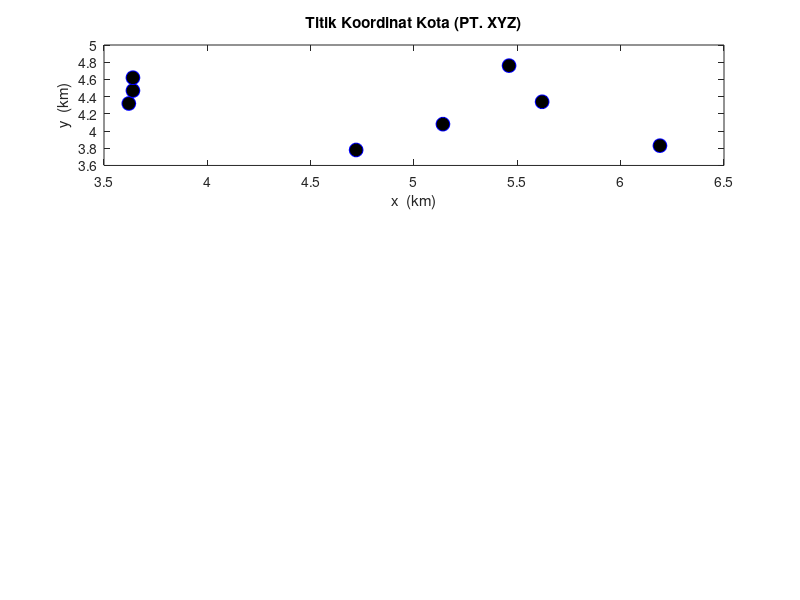

This figure's MATLAB source: (Note: this script raises an error after producing the figure.)
%**************************************************************************
%                 VRP Problem Using ACO cluster 8
% -------------------------------------------------------------------------
% By     : Gita Anggita Lestari
% Contact: gitaanggitalstr@gmail.com             Last update: sept 13, 2019
% -------------------------------------------------------------------------                             
% This program is developed to find shortest path (minimum cost)between
% some cities. 
% 
% There are 4  parts in this program:
% 1.Main program of ACO (myaco.m)
% 2.Function to generate solution (ant_tour.m)
% 3.Function to calculate the cost (distance) (calculate_cost.m)
% 4.Function to update the traces (update_the_trace.m)
%**************************************************************************
 
%**************************************************************************
%                   The Program Start Here                    
%*------------------------------------------------------------------------
% function myaco(num_of_nodes,num_of_ants, max_iteration)
function myaco()
% inputs
miter=1000; % banyak iterasi
m=2; % banyak semut
n=8; %jumlah kotas
% parameters
e=0.6;            % evaporation coefficient.
alpha=1;          % effect of ants' sight.
beta=12;           % trace's effect.
t=0.02*ones(n); % primary tracing.
el=.97;           % common cost elimination. 
% -------------------------------------------------------------------------
% Generate coordinates of cities and plot
% for i=1:n
%     x(i)=rand*20;
%     y(i)=rand*20;
% end    

% matrix coordinates of cities cluster 8
map_index=[34	37	38	42	45	46	49	58];
map_x=[6.19	5.14	5.62	4.72	5.46	3.62	3.64	3.64];
map_y=[3.83	4.08	4.34	3.78	4.76	4.32	4.47	4.62];
node=[map_index;map_x;map_y];
% Generate coordinates of cities and plot
for i=1:n
    x(i)= map_x(i);
    y(i)= map_y(i);
end

subplot(3,1,1);
plot(x,y,'o','MarkerFaceColor','k','MarkerEdgeColor','b','MarkerSize',10);
title('Titik Koordinat Kota (PT. XYZ)');
xlabel('x  (km)');
ylabel('y  (km)');

% generating distace between cities matrix.
%for i=1:n
%    for j=1:n
%        d(i,j)=sqrt((x(i)-x(j))^2+(y(i)-y(j))^2);
%    end
%end
d=[0 1.3 1.5 1.9 2.1 3.3 3.2 4.9;
   1.3 0 1 8.2 9.1 9.6 10.5 9.5;
   1.5 1 0 2.2 0.65 3.6 2.8 4.6;
   1.9 8.2 2.2 0 3.3 1.4 2.3 3.6;
   2.1 9.1 0.65 3.3 0 3.9 2.7 2.8;
   3.3 9.6 3.6 1.4 3.9 0 1.2 1;
   3.2 10.5 2.8 2.3 2.7 1.2 0 0.4;
   4.9 9.5 4.6 3.6 2.8 1 0.4 0];

% generating sight matrix.
for i=1:n
    for j=1:n
        if d(i,j)==0
            h(i,j)=0;
        else
            h(i,j)=1/d(i,j);
        end
    end
end
h=h
% ------------------------------------------------------------------------
%             Main Algorithm: ACO Meta heuristic procedure
% a.  Probabilistic solution construction biased by
%     pheromone trails, without forward pheromone
%     updating
% b.  Deterministic backward path with loop elimination
%     and with pheromone updating--> update_the_trace
% c.  Evaluation of the quality of the solutions
%     generated and use of the solution quality in
%     determining the quantity of pheromone to deposit-->calculate_cost
% -------------------------------------------------------------------------
for i=1:miter
% Step 1: Forward ants and solution construction

% Generate places for each ant    
for j=1:m
    start_places(j,1)=fix(1+rand*(n-1));
end
% Step 2:probabilistic solution contruction   
    [tour]=ant_tour(start_places,m,n,h,t,alpha,beta);
    tour=horzcat(tour,tour(:,1));
    
% Step 3: Calculate the cost --> total distace
    [cost,f]=calculate_cost(m,n,d,tour,el);
    [t]=update_the_trace(m,n,t,tour,f,e);
    average_cost(i)=mean(cost);
    
% Step 4: Determine the best route
    [min_cost(i),best_index]=min(cost);
    besttour(i,:)=tour(best_index,:);
    iteration(i)=i;
end
% -------------------------------------------------------------------------

% Plot Average of tour distance vs Number of Iterations
subplot(3,1,2);plot(iteration,average_cost);
title('Rata-Rata Jarak vs Jumlah Iterasi');
xlabel('iteration');
ylabel('Jarak(Km)');

% Plot the best route
[k,l]=min(min_cost); % jarak
for i=1:n+1
    X(i)=x(besttour(l,i));
    Y(i)=y(besttour(l,i));
end
subplot(3,1,3);plot(X,Y,'--o',...
                'MarkerEdgeColor','k',...
                'MarkerFaceColor','b',...
                'MarkerSize',10)
xlabel('x (km)');ylabel('y (km)');
title(['Total Jarak(Km)= ',num2str(k)]);
% fprintf('\nTotal Jarak = %d\n',k);

% Get Route Path 
batas = length(map_index);
path = [];
for i=1:batas
    itter = 0;
    index_x = X(i);
    index_y = Y(i);
    for j=1:batas
        if index_x == node(2,[j]) && index_y == node(3,[j])
            itter = itter + 1;
            path(i)=node(1,[j]);
        end
    end
end
titik_awal = num2str(path(1));jalan = num2str(path);
fprintf('Total Jarak = ')
disp(min(min_cost));
fprintf('Rute =  ');
fprintf(titik_awal);fprintf('  ');
fprintf(jalan);fprintf('  ');
fprintf(titik_awal)
fprintf('\n')

end
%**************************************************************************
%                   Ending of Program                          
%**************************************************************************

